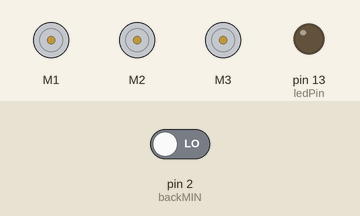
A sketch run on a simulated Arduino Uno, built with avr-gcc and run on an emulated ATmega328P. On the bench: 3 × DC motor (green arrow = forward, orange = backward, longer = faster), output pins drawn as LEDs (lit = HIGH). The test bench sets the inputs (shaded band); at power-on: pin 2 (backMIN) LOW. What the sketch prints to the serial monitor is not drawn.

Above: at 1.2 s.
1.3 s: pin 2 (backMIN) driven HIGH
At 2.2 s:
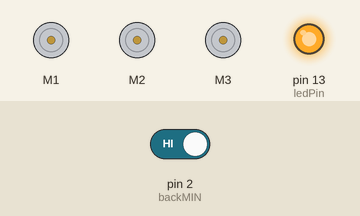
Timing chart, 0 to 4.3 s (numbered marks = the images above; inputs shaded):
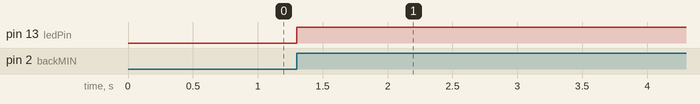

The sketch:

robot_test-2016-02-27.ino
```cpp
#include <AFMotor.h>

// Skilgreini mótora
AF_DCMotor frontLeg(1);
AF_DCMotor backLeg(2);
AF_DCMotor Weight(3);

// Skilgreini pinnanúmer á rofum
const int frontMIN = 0;
const int frontMAX = 1;
const int backMIN = 2;
const int backMAX = 3;
const int weightMIN = 4;
const int weightMAX = 5;

// Ljósdíóða til að prófa
const int ledPin = 13;
bool buttonState = false;

void setup() {
  // Byrja Serial samskipti
  Serial.begin(9600);
  Serial.println("Hello");

  // Upphafsstilli mótora
  frontLeg.setSpeed(255);
  frontLeg.run(RELEASE);

  backLeg.setSpeed(255);
  backLeg.run(RELEASE);

  Weight.setSpeed(255);
  Weight.run(RELEASE);

  // Skilgreini rofapinnana sem inntak
  // Sleppa þessu ef þeir eru interrupt?
  pinMode(frontMIN, INPUT);
  pinMode(frontMAX, INPUT);
  pinMode(backMIN, INPUT);
  pinMode(backMAX, INPUT);
  pinMode(weightMIN, INPUT);
  pinMode(weightMAX, INPUT);

  //Ljósdíóðan
  pinMode(ledPin, OUTPUT);
}

void anInterruptFunction() {
  // Do something
  buttonState = !buttonState;
}

void loop() {
  // put your main code here, to run repeatedly:
  attachInterrupt(digitalPinToInterrupt(2),anInterruptFunction,RISING);
  if(buttonState == HIGH){
    // turn LED on:
    digitalWrite(ledPin, HIGH);
  } else {
    // turn LED off:
    digitalWrite(ledPin, LOW);
  }
}
```

Measured:
- after the input at 1.3 s, pin 13 (ledPin): LOW → HIGH at once
